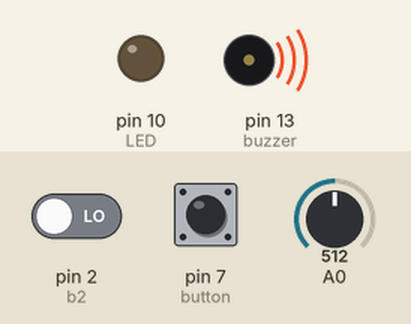
Recording of a sketch running on a simulated Arduino Uno, built with avr-gcc and run on an emulated ATmega328P. Shown: output pins drawn as LEDs (lit = HIGH), buzzer (waves = sounding). Inputs (shaded band) come from the test bench; at power-on: A0 = 512, pin 2 (b2) LOW, pin 7 (button) LOW.

Above: at 2.8 s.
2.9 s: A0 set to 738
7.2 s: A0 set to 767
At 10.8 s:
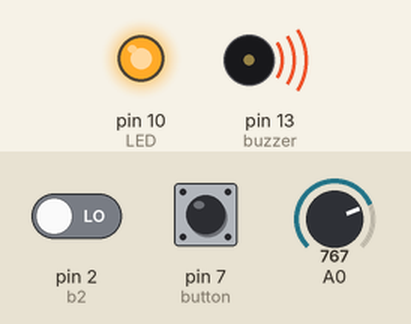
13.2 s: A0 set to 716
At 17.6 s:
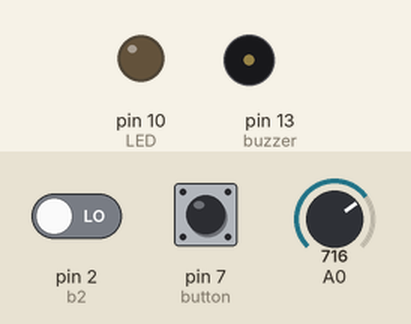
19.2 s: A0 set to 900
At 23.3 s:
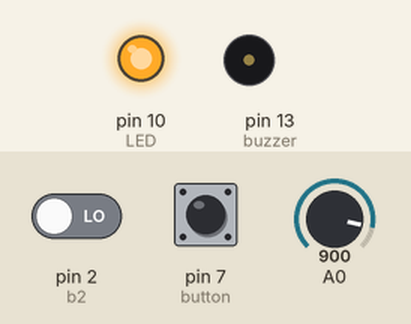
Timing chart, 0 to 26.2 s (numbered marks = the images above; inputs shaded):
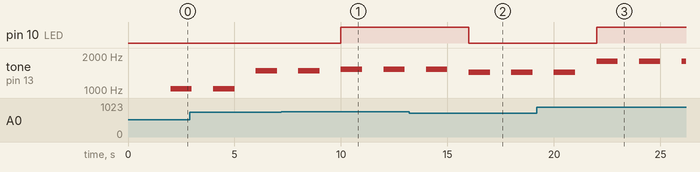

The sketch:

sketch_oct25a.ino
```cpp
int LED = 10;
int buzzer= 13;
int button= 7;
int b2= 2;
int rev;
int tom;
int tg= 1;

void setup() {
  pinMode(LED, OUTPUT);
  pinMode(buzzer, OUTPUT);
  pinMode(button, INPUT);
}


void loop() {

  tom = 2 * rev;
  rev = analogRead(0);
  if (digitalRead(button)== HIGH){
    tone(buzzer,tom);
  }
  if(tom>1500){
    digitalWrite(LED, HIGH);

  }else {
    digitalWrite(LED, LOW);
  }
  if (digitalRead(b2)== HIGH){
    tg * -1;
  }
  if (tg = -1){
  tone(buzzer,tom,1000);
    delay(2000);}
    else {tone(buzzer,0,0);
  }

}
```

Measured:
- the behaviour switches between 750 and 751 on A0 (found by bisection; images 0 and 1)
- after the input at 7.2 s, pin 10 (LED): LOW → HIGH after 2.8 s
- after the input at 13.2 s, pin 10 (LED): HIGH → LOW after 2.8 s
- after the input at 19.2 s, pin 10 (LED): LOW → HIGH after 2.8 s
- by itself, tone on pin 13 (buzzer): repeats every 2.0 s: silent 1.0 s, 1800 Hz 1.0 s
